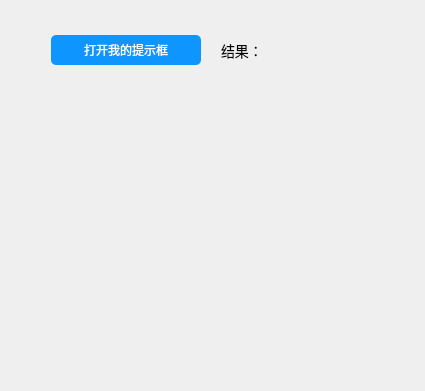
<?xml version="1.0" encoding="UTF-8"?>
<ui version="4.0">
 <class>TestMessageBoxClass</class>
 <widget class="QWidget" name="TestMessageBoxClass">
  <property name="geometry">
   <rect>
    <x>0</x>
    <y>0</y>
    <width>425</width>
    <height>391</height>
   </rect>
  </property>
  <property name="windowTitle">
   <string>TestMessageBox</string>
  </property>
  <widget class="QWidget" name="layoutWidget">
   <property name="geometry">
    <rect>
     <x>40</x>
     <y>20</y>
     <width>321</width>
     <height>61</height>
    </rect>
   </property>
   <layout class="QHBoxLayout" name="horizontalLayout">
    <property name="spacing">
     <number>20</number>
    </property>
    <item>
     <widget class="QPushButton" name="pushButton">
      <property name="sizePolicy">
       <sizepolicy hsizetype="Preferred" vsizetype="Fixed">
        <horstretch>0</horstretch>
        <verstretch>0</verstretch>
       </sizepolicy>
      </property>
      <property name="minimumSize">
       <size>
        <width>150</width>
        <height>30</height>
       </size>
      </property>
      <property name="maximumSize">
       <size>
        <width>150</width>
        <height>30</height>
       </size>
      </property>
      <property name="styleSheet">
       <string notr="true">QPushButton
{
	font-family:Microsoft Yahei;
	color:white;
	background-color:rgb(14 , 150 , 254);
	border-radius:5px;
}

QPushButton:hover
{
	background-color:rgb(44 , 137 , 255);
}

QPushButton:pressed
{
	background-color:rgb(14 , 135 , 228);
	padding-left:3px;
	padding-top:3px;
}</string>
      </property>
      <property name="text">
       <string>打开我的提示框</string>
      </property>
     </widget>
    </item>
    <item>
     <widget class="QLabel" name="label">
      <property name="styleSheet">
       <string notr="true">font-size:14px;</string>
      </property>
      <property name="text">
       <string>结果：</string>
      </property>
     </widget>
    </item>
   </layout>
  </widget>
 </widget>
 <layoutdefault spacing="6" margin="11"/>
 <resources>
  <include location="testmessagebox.qrc"/>
 </resources>
 <connections/>
</ui>
